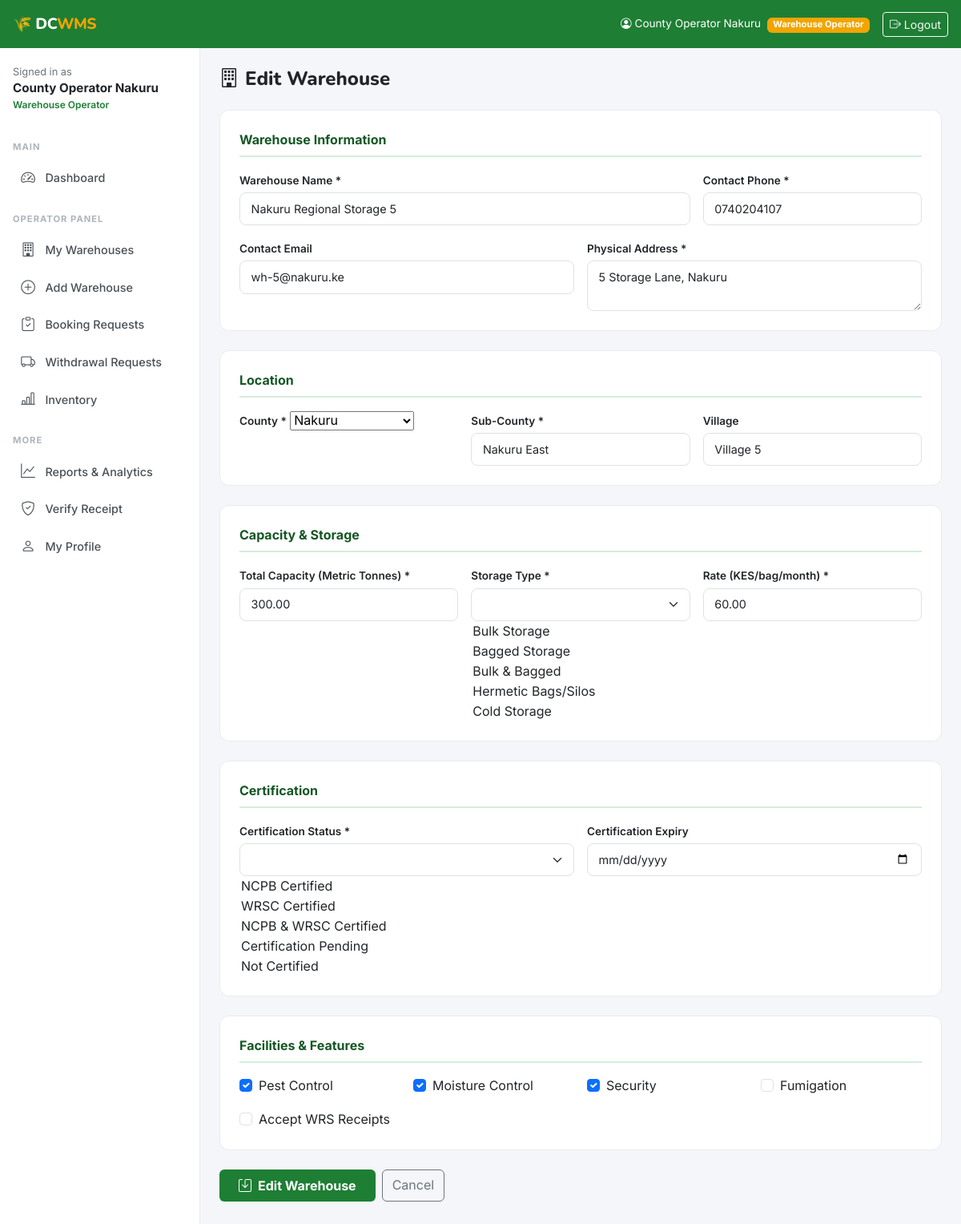
Screenshot of /warehouses/951/edit/ (signed in) with the database file from the repository.
### accounts/models.py (models this page shows, shortened)
class User(AbstractUser):
    ROLE_FARMER = 'farmer'
    ROLE_OPERATOR = 'operator'
    ROLE_ADMIN = 'admin'
    ROLE_CHOICES = [
        (ROLE_FARMER, 'Farmer'),
        (ROLE_OPERATOR, 'Warehouse Operator'),
        (ROLE_ADMIN, 'Admin'),
    ]
    role = models.CharField(max_length=20, choices=ROLE_CHOICES, default=ROLE_FARMER)
    phone_number = models.CharField(max_length=15, blank=True)
    national_id = models.CharField(max_length=20, blank=True, unique=True, null=True)
    county = models.CharField(max_length=100, blank=True)
    sub_county = models.CharField(max_length=100, blank=True)
    village = models.CharField(max_length=100, blank=True)
    profile_photo = models.ImageField(upload_to='profiles/', blank=True, null=True)
    is_verified = models.BooleanField(default=False)
    created_at = models.DateTimeField(auto_now_add=True)
    updated_at = models.DateTimeField(auto_now=True)
    class Meta:
        verbose_name = 'User'
        verbose_name_plural = 'Users'
    @property
    def is_farmer(self):
        return self.role == self.ROLE_FARMER
    @property
    def is_operator(self):
        return self.role == self.ROLE_OPERATOR
    @property
    def is_admin_user(self):
        return self.role == self.ROLE_ADMIN or self.is_superuser

### warehouses/models.py (models this page shows, shortened)
class Warehouse(models.Model):
    operator = models.ForeignKey(
        settings.AUTH_USER_MODEL,
        on_delete=models.CASCADE,
        related_name='warehouses',
        limit_choices_to={'role': 'operator'}
    )
    name = models.CharField(max_length=200)
    registration_number = models.CharField(max_length=50, unique=True, blank=True)
    county = models.CharField(max_length=100, choices=COUNTY_CHOICES)
    sub_county = models.CharField(max_length=100)
    village = models.CharField(max_length=100, blank=True)
    physical_address = models.TextField()
    latitude = models.DecimalField(max_digits=9, decimal_places=6, null=True, blank=True)
    longitude = models.DecimalField(max_digits=9, decimal_places=6, null=True, blank=True)
    total_capacity_mt = models.DecimalField(
        max_digits=10, decimal_places=2,
        validators=[MinValueValidator(0.01)],
        help_text="Total capacity in metric tonnes"
    )
    available_capacity_mt = models.DecimalField(
        max_digits=10, decimal_places=2,
        validators=[MinValueValidator(0)],
        help_text="Currently available capacity in metric tonnes"
    )
    storage_type = models.CharField(max_length=20, choices=STORAGE_TYPE_CHOICES, default='bagged')
    certification_status = models.CharField(max_length=20, choices=CERTIFICATION_CHOICES, default='wrsc')
    certification_expiry = models.DateField(null=True, blank=True)
    has_pest_control = models.BooleanField(default=True)
    has_moisture_control = models.BooleanField(default=False)
    has_security = models.BooleanField(default=True)
    has_fumigation = models.BooleanField(default=False)
    accepts_wrs = models.BooleanField(default=True, verbose_name="Accepts WRS Receipts")
    contact_phone = models.CharField(max_length=15)
    contact_email = models.EmailField(blank=True)
    storage_fee_per_bag_month = models.DecimalField(
        max_digits=8, decimal_places=2, default=50.00,
        help_text="KES per 90kg bag per month"
    )
    is_active = models.BooleanField(default=True)
    created_at = models.DateTimeField(auto_now_add=True)
    updated_at = models.DateTimeField(auto_now=True)
    class Meta:
        ordering = ['-created_at']
        verbose_name = 'Warehouse'
        verbose_name_plural = 'Warehouses'

### warehouses/views.py (the view)
# urls.py: path('<int:pk>/edit/', views.warehouse_edit, name='edit'),
@login_required
def warehouse_edit(request, pk):
    warehouse = get_object_or_404(Warehouse, pk=pk)
    if warehouse.operator != request.user and not request.user.is_admin_user:
        messages.error(request, "You can only edit your own warehouses.")
        return redirect('warehouses:detail', pk=pk)
    from .forms import WarehouseForm
    form = WarehouseForm(request.POST or None, instance=warehouse)
    if form.is_valid():
        form.save()
        messages.success(request, "Warehouse updated successfully!")
        return redirect('warehouses:detail', pk=pk)
    return render(request, 'warehouses/form.html', {'form': form, 'warehouse': warehouse, 'action': 'Edit'})

### warehouses/forms.py (shortened to what this page needs)
class WarehouseForm(forms.ModelForm):
    class Meta:
        model = Warehouse
        exclude = ['operator', 'registration_number', 'available_capacity_mt', 'created_at', 'updated_at']
        widgets = {
            'certification_expiry': forms.DateInput(attrs={'type': 'date'}),
            'physical_address': forms.Textarea(attrs={'rows': 3}),
        }

### templates/warehouses/form.html (shortened to what this page needs)
{% extends 'base.html' %}
{% block content %}
<div class="mb-4">
  <h4 style="font-family:'Nunito',sans-serif;font-weight:800;"><i class="bi bi-building me-2"></i>{{ action }} Warehouse</h4>
</div>
<form method="post">
  <div class="form-section">
    <div class="form-section-title">Warehouse Information</div>
    <div class="row g-3">
      <div class="col-md-8">
        <label class="form-label">Warehouse Name *</label>
        <input type="text" name="name" class="form-control {% if form.name.errors %}is-invalid{% endif %}" value="{{ form.name.value|default:'' }}" required>
      </div>
      <div class="col-md-4">
        <label class="form-label">Contact Phone *</label>
        <input type="text" name="contact_phone" class="form-control {% if form.contact_phone.errors %}is-invalid{% endif %}" value="{{ form.contact_phone.value|default:'' }}" required>
      </div>
      <div class="col-md-6">
        <label class="form-label">Contact Email</label>
        <input type="email" name="contact_email" class="form-control" value="{{ form.contact_email.value|default:'' }}">
      </div>
      <div class="col-md-6">
        <label class="form-label">Physical Address *</label>
        <textarea name="physical_address" class="form-control" rows="2">{{ form.physical_address.value|default:'' }}</textarea>
      </div>
    </div>
  </div>
  <div class="form-section">
    <div class="form-section-title">Location</div>
    <div class="row g-3">
      <div class="col-md-4">
        <label class="form-label">County *</label>
        {{ form.county }}
      </div>
      <div class="col-md-4">
        <label class="form-label">Sub-County *</label>
        <input type="text" name="sub_county" class="form-control {% if form.sub_county.errors %}is-invalid{% endif %}" value="{{ form.sub_county.value|default:'' }}" required>
      </div>
      <div class="col-md-4">
        <label class="form-label">Village</label>
        <input type="text" name="village" class="form-control" value="{{ form.village.value|default:'' }}">
      </div>
    </div>
  </div>
  <div class="form-section">
    <div class="form-section-title">Capacity & Storage</div>
    <div class="row g-3">
      <div class="col-md-4">
        <label class="form-label">Total Capacity (Metric Tonnes) *</label>
        <input type="number" name="total_capacity_mt" step="0.01" min="0.01"
          class="form-control {% if form.total_capacity_mt.errors %}is-invalid{% endif %}"
          value="{{ form.total_capacity_mt.value|default:'' }}" required>
      </div>
      <div class="col-md-4">
        <label class="form-label">Storage Type *</label>
        <select name="storage_type" class="form-select">{{ form.storage_type }}</select>
      </div>
      <div class="col-md-4">
        <label class="form-label">Rate (KES/bag/month) *</label>
        <input type="number" name="storage_fee_per_bag_month" step="0.01" min="0"
          class="form-control" value="{{ form.storage_fee_per_bag_month.value|default:'50' }}" required>
      </div>
    </div>
  </div>
  <div class="form-section">
    <div class="form-section-title">Certification</div>
    <div class="row g-3">
      <div class="col-md-6">
        <label class="form-label">Certification Status *</label>
        <select name="certification_status" class="form-select">{{ form.certification_status }}</select>
      </div>
      <div class="col-md-6">
        <label class="form-label">Certification Expiry</label>
        <input type="date" name="certification_expiry" class="form-control" value="{{ form.certification_expiry.value|default:'' }}">
      </div>
    </div>
  </div>
  <div class="form-section">
    <div class="form-section-title">Facilities & Features</div>
    <div class="row g-3">
      <div class="col-6 col-md-3">
        <div class="form-check">
          <input class="form-check-input" type="checkbox" name="has_pest_control" id="pest" {% if form.has_pest_control.value %}checked{% endif %}>
          <label class="form-check-label" for="pest">Pest Control</label>
        </div>
      </div>
      <div class="col-6 col-md-3">
        <div class="form-check">
          <input class="form-check-input" type="checkbox" name="has_moisture_control" id="moisture" {% if form.has_moisture_control.value %}checked{% endif %}>
          <label class="form-check-label" for="moisture">Moisture Control</label>
        </div>
      </div>
      <div class="col-6 col-md-3">
        <div class="form-check">
          <input class="form-check-input" type="checkbox" name="has_security" id="security" {% if form.has_security.value %}checked{% endif %}>
          <label class="form-check-label" for="security">Security</label>
        </div>
      </div>
      <div class="col-6 col-md-3">
        <div class="form-check">
          <input class="form-check-input" type="checkbox" name="has_fumigation" id="fumig" {% if form.has_fumigation.value %}checked{% endif %}>
          <label class="form-check-label" for="fumig">Fumigation</label>
        </div>
      </div>
      <div class="col-6 col-md-3">
        <div class="form-check">
          <input class="form-check-input" type="checkbox" name="accepts_wrs" id="wrs" {% if form.accepts_wrs.value %}checked{% endif %}>
          <label class="form-check-label" for="wrs">Accept WRS Receipts</label>
        </div>
      </div>
    </div>
  </div>
  <div class="d-flex gap-2">
    <button type="submit" class="btn btn-green px-4 py-2" style="font-weight:700;">
      <i class="bi bi-save me-2"></i>{{ action }} Warehouse
    </button>
    <a href="{% url 'warehouses:my_warehouses' %}" class="btn btn-outline-secondary">Cancel</a>
  </div>
</form>
{% endblock %}

### templates/base.html (shortened to what this page needs)
<!DOCTYPE html>
<html lang="en">
<head>
  <link href="https://cdn.jsdelivr.net/npm/bootstrap@5.3.0/dist/css/bootstrap.min.css" rel="stylesheet">
  <link href="https://cdn.jsdelivr.net/npm/bootstrap-icons@1.11.0/font/bootstrap-icons.css" rel="stylesheet">
</head>
<body>
<div class="topbar">
  <a href="{% url 'dashboard:home' %}" class="brand">🌾 DC<span>WMS</span></a>
  <div class="topbar-right">
    {% if user.is_authenticated %}
      <span class="d-none d-md-inline" style="font-size:.85rem;">
        <i class="bi bi-person-circle me-1"></i>{{ user.get_full_name|default:user.username }}
        <span class="badge ms-1" style="background:var(--amber);font-size:.7rem;">{{ user.get_role_display }}</span>
      </span>
      <a href="{% url 'accounts:logout' %}" class="btn btn-sm btn-outline-light">
        <i class="bi bi-box-arrow-right"></i> <span class="d-none d-md-inline">Logout</span>
      </a>
    {% else %}
      <a href="{% url 'accounts:login' %}" class="btn btn-sm btn-outline-light">Login</a>
    {% endif %}
  </div>
</div>
{% if user.is_authenticated %}
<nav class="sidebar" id="sidebar">
  <div class="p-3 mt-1">
    <div style="font-size:.8rem;color:#6c757d;">Signed in as</div>
    <div style="font-weight:700;font-size:.95rem;">{{ user.get_full_name|default:user.username }}</div>
    <div style="font-size:.75rem;color:var(--green-primary);font-weight:600;">{{ user.get_role_display }}</div>
  </div>
  <div class="nav-label">Main</div>
  <a href="{% url 'dashboard:home' %}" class="nav-link {% if request.resolver_match.namespace == 'dashboard' %}active{% endif %}">
    <i class="bi bi-speedometer2"></i> Dashboard
  </a>
  {% if user.is_operator or user.is_admin_user %}
  <div class="nav-label">Operator Panel</div>
  <a href="{% url 'warehouses:my_warehouses' %}" class="nav-link">
    <i class="bi bi-building"></i> My Warehouses
  </a>
  <a href="{% url 'warehouses:create' %}" class="nav-link">
    <i class="bi bi-plus-circle"></i> Add Warehouse
  </a>
  <a href="{% url 'bookings:list' %}" class="nav-link">
    <i class="bi bi-clipboard-check"></i> Booking Requests
  </a>
  <a href="{% url 'withdrawals:list' %}" class="nav-link">
    <i class="bi bi-truck"></i> Withdrawal Requests
  </a>
  <a href="{% url 'inventory:list' %}" class="nav-link">
    <i class="bi bi-bar-chart-line"></i> Inventory
  </a>
  {% endif %}
  <div class="nav-label">More</div>
  <a href="{% url 'reports:home' %}" class="nav-link {% if request.resolver_match.namespace == 'reports' %}active{% endif %}">
    <i class="bi bi-graph-up"></i> Reports & Analytics
  </a>
  <a href="{% url 'receipts:verify' %}" class="nav-link">
    <i class="bi bi-shield-check"></i> Verify Receipt
  </a>
  <a href="{% url 'accounts:profile' %}" class="nav-link">
    <i class="bi bi-person"></i> My Profile
  </a>
</nav>
{% endif %}
<main class="main-content {% if not user.is_authenticated %}ms-0{% endif %}">
  {% block content %}{% endblock %}
</main>
</body>
</html>

### templates/base.html (style rules this page uses)
:root { --green-primary: #1e7e34; --green-dark: #155724; --green-light: #d4edda; --amber: #f0a500; --amber-light: #fff3cd; --sidebar-w: 250px; --topbar-h: 60px; }
body { font-family: 'Inter', sans-serif; background: #f4f6f9; }
h1,h2,h3,h4,h5,h6,.brand { font-family: 'Nunito', sans-serif; }
.topbar { position: fixed; top: 0; left: 0; right: 0; height: var(--topbar-h); background: var(--green-primary); color: #fff; z-index: 1040; display: flex; align-items: center; padding: 0 1rem; gap: .75rem; }
.topbar .brand { font-weight: 800; font-size: 1.2rem; letter-spacing: -.5px; color: #fff; text-decoration: none; }
.topbar .brand span { color: var(--amber); }
.topbar-right { margin-left: auto; display: flex; align-items: center; gap: 1rem; }
.sidebar { position: fixed; top: var(--topbar-h); left: 0; bottom: 0; width: var(--sidebar-w); background: #fff; border-right: 1px solid #e9ecef; overflow-y: auto; z-index: 1030; transition: transform .3s ease; }
.sidebar .nav-label { font-size: .7rem; font-weight: 700; color: #adb5bd; text-transform: uppercase; letter-spacing: 1px; padding: 1.2rem 1rem .4rem; }
.sidebar .nav-link { color: #495057; padding: .6rem 1rem; display: flex; align-items: center; gap: .65rem; border-radius: 8px; margin: 1px 8px; font-size: .9rem; font-weight: 500; }
.sidebar .nav-link i { font-size: 1.1rem; width: 22px; text-align: center; }
.main-content { margin-left: var(--sidebar-w); padding-top: calc(var(--topbar-h) + 1.5rem); padding-right: 1.5rem; padding-left: 1.5rem; padding-bottom: 2rem; min-height: 100vh; }
.btn-green { background: var(--green-primary); color: #fff; border: none; }
.form-control, .form-select { border-radius: 8px; border: 1px solid #dee2e6; padding: .55rem .85rem; font-size: .9rem; }
.form-label { font-weight: 600; font-size: .85rem; margin-bottom: .3rem; }
.form-section { background: #fff; border-radius: 12px; padding: 1.5rem; border: 1px solid #e9ecef; margin-bottom: 1.5rem; }
.form-section-title { font-size: 1rem; font-weight: 700; color: var(--green-dark); margin-bottom: 1rem; padding-bottom: .5rem; border-bottom: 2px solid var(--green-light); }

### rows the page displays
User: get_full_name "County Operator Nakuru", role "Warehouse Operator"
Warehouse: name "Nakuru Regional Storage 5", contact_phone "0740204107", contact_email "wh-5@nakuru.ke", physical_address "5 Storage Lane, Nakuru", county "Nakuru", sub_county "Nakuru East", village "Village 5", total_capacity_mt "300.00", storage_fee_per_bag_month "60.00"

### other values shown
{{ action }} "Edit"
